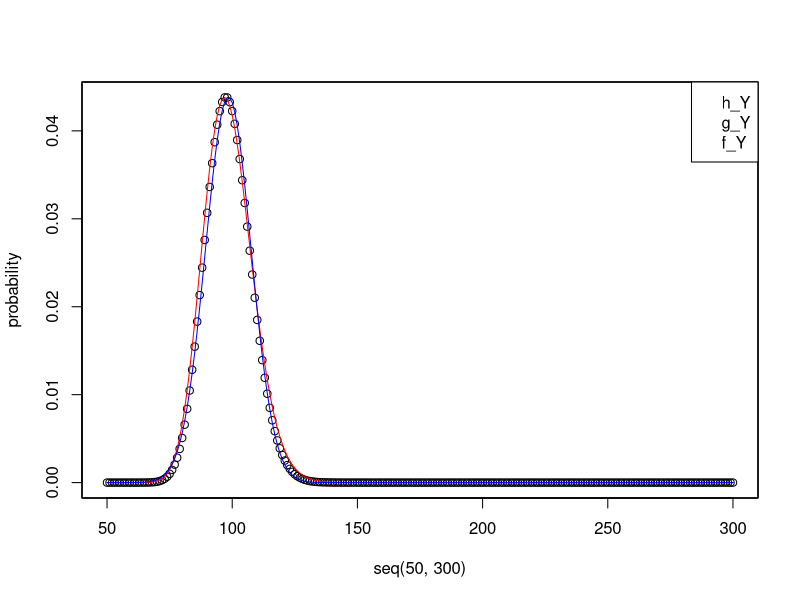

The R script that drew this image:
#pset2-1d

pi = c(1/2,1/4,1/8,1/16,1/32,1/32)


h_Y <- function(n, pi) {
  #***YOUR CODE FOR CALCULATING THE PROBABILITIES OF h_Yn HERE***
  sum_n_f = 1:6
  prob_f = pi
  for(i in 2:n){
    sum_n = i:(6*i)
    prob = rep(0,5*i+1)
    for(j in sum_n_f){ #iterate values from former value vector
      for(x in 1:6){ #iterate 1 to 6
        index = which((j+x)==sum_n)
        prob[index] = prob[index] + prob_f[which(j==sum_n_f)]*pi[x] 
      }
    }
    sum_n_f = sum_n
    prob_f = prob
  }
  return(prob)
}

compute_stats <- function(n, probs) {
  # initialize
  expect <- 0.0
  variance <- 0.0
  #***YOUR CODE FOR COMPUTING THE EXPECTATION AND VARIANCE FROM probs HERE***
  value = rep(0, 5*n+1) #record weighted value
  index_var = seq(n,6*n)
  for(i in 1:(5*n+1)){
    value[i] = (i+n-1)*probs[i]
  }
  expect = sum(value)
  variance = sum((index_var - expect)^2*probs)
  return(c(expect, variance))
}


h_Y_50 = h_Y(50,pi)

h_mu_var = compute_stats(50,h_Y_50)
print(h_mu_var)


#in geometrical model:
#E(Xi) = sum( xi*pi)
Ex = sum(pi*seq(1,6))
Var.X = sum((seq(1,6)-Ex)^2*pi)
n = 50
#1/phi = Ex
phi = 1/Ex

g_Y = function(n,phi){
  g_probs = rep(0,5*n+1)
  for(y in n:(6*n)){
    #g_probs[y-n+1] = dbinom(n-1, y-1, phi)*phi
    #g_probs[y-n+1] = choose(y-1,n-1)*(1-phi)^(y-n)*(phi^n)
    g_probs[y-n+1] = dnbinom(y-n, n, phi, log = FALSE)
    
  }
  return(g_probs)
}


g_mu = n /phi
g_var = n*(1-phi)/phi^2
print(c(g_mu,g_var))
g_Y_50 = g_Y(50,phi)
g_mu2 = sum(g_Y_50 * seq(50,300))
g_var2 = sum((seq(50,300)-g_mu2)^2*g_Y_50)





#in normal distribution model
f_mu = n*Ex
var_f = n * Var.X

print(c(f_mu,var_f))
f_Y = function(n,mu,sd){
  f_Y_probs = rep(0,5*n+1)
  for(y in n:(6*n)){
    f_Y_probs[y-n+1] = dnorm(y,mean = mu, sd =sd)
  }
  return(f_Y_probs)
}
f_Y_50 = f_Y(50,f_mu,sqrt(var_f))






#plot

plot(seq(50,300),h_Y_50, ylab='probability')
par(new=TRUE)
plot(seq(50,300),g_Y_50,type = 'l',col = 'red',xaxt ='n',yaxt = 'n',ylab='',xlab='')
par(new=TRUE)
plot(seq(50,300),f_Y_50,type = 'l',col = 'blue',xaxt ='n',yaxt = 'n',ylab='',xlab='')
legend('topright' ,legend = c('h_Y','g_Y','f_Y'),col = c('black','red','blue') )

print(pnbinom(249,50,phi,lower.tail = F))
print(pnorm(299,f_mu,sqrt(var_f),lower.tail = F))
#par(new=TRUE)
#plot(seq(50,300),f_Y_50_2,type = 'l',col = 'green',xaxt ='n',yaxt = 'n',ylab='',xlab='')






